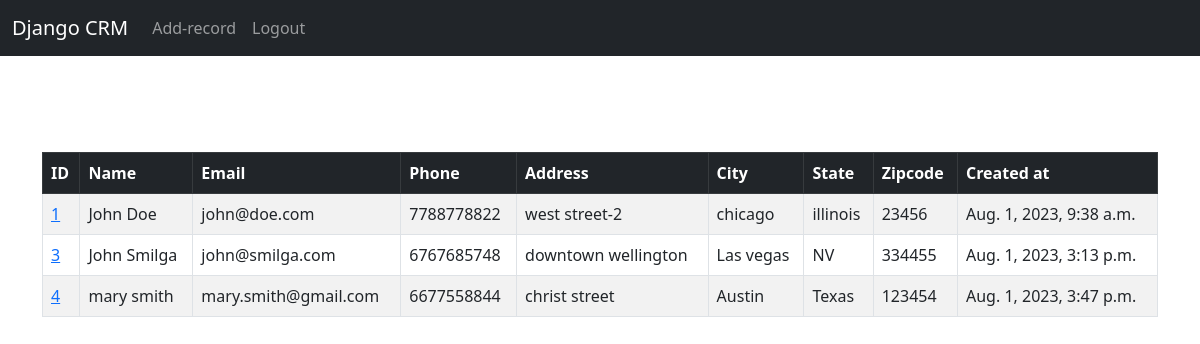
The app's page / (signed in), older data.
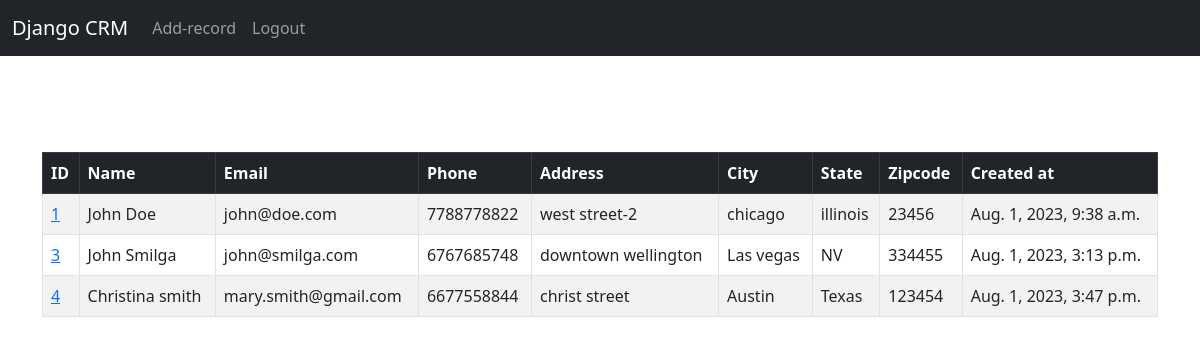
The same page, newer data.
### website_crm/models.py (models this page shows, shortened)
class Record(models.Model):
    created_at = models.DateTimeField(auto_now_add=True)
    first_name = models.CharField(max_length=50,)
    last_name = models.CharField(max_length=50)
    email = models.EmailField(max_length=100)
    phone = models.CharField(max_length=50)
    address = models.CharField(max_length=100)
    city = models.CharField(max_length=50)
    state = models.CharField(max_length=50)
    zipcode = models.CharField(max_length=50)

### website_crm/views.py (the view)
# urls.py: path("", views.home, name="home"),
def home(request):
    records = Record.objects.all()
    if request.method == "POST":
        username = request.POST["username"]
        password = request.POST["password"]
        user = authenticate(request, username=username, password=password)
        if user is not None:
            login(request, user)
            messages.success(request, "You have been logged in succesfully!")
        else:
            messages.error(request, "There was an error logging in!")
        return redirect("home")
    else:
        return render(
            request,
            "home.html",
            {
                "records": records,
            },
        )

### website_crm/templates/home.html (shortened to what this page needs)
{% extends "base.html" %} {% block content %}
{% if request.user.is_authenticated %}
<table class="table table-striped table-hover table-bordered">
  <thead class="table-dark">
    <tr>
      <th scope="col">ID</th>
      <th scope="col">Name</th>
      <th scope="col">Email</th>
      <th scope="col">Phone</th>
      <th scope="col">Address</th>
      <th scope="col">City</th>
      <th scope="col">State</th>
      <th scope="col">Zipcode</th>
      <th scope="col">Created at</th>
    </tr>
  </thead>
  <tbody>
    {% if records %} {% for record in records %}
    <tr>
      <td>
        <a href="{% url 'record' pk=record.id %}"> {{record.id}} </a>
      </td>
      <td>{{record.first_name}} {{record.last_name}}</td>
      <td>{{record.email}}</td>
      <td>{{record.phone}}</td>
      <td>{{record.address}}</td>
      <td>{{record.city}}</td>
      <td>{{record.state}}</td>
      <td>{{record.zipcode}}</td>
      <td>{{record.created_at}}</td>
    </tr>
    <br />
    {% endfor %} {% endif %}
  </tbody>
</table>
{% endif %}
{% endblock content %}

Row changes from the older to the newer data that the page shows:
changed Record "smith": first_name "mary" → "Christina"
